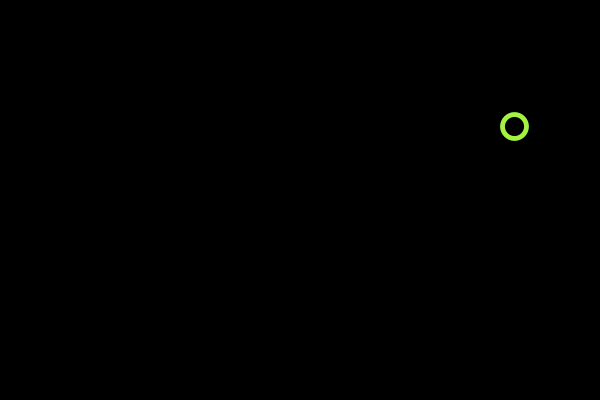
Frame 1 (no input)
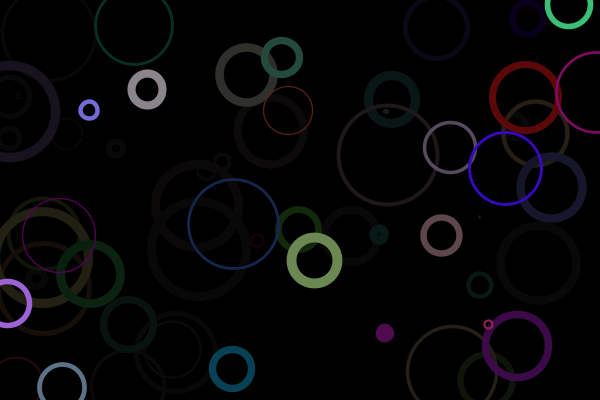
Frame 60 (the mouse pressed at the canvas centre just before this capture)
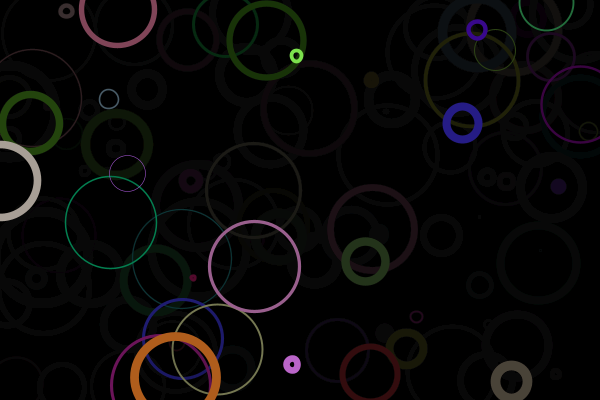
Frame 120 (the mouse held since frame 60 and released just before this capture)

The Processing sketch that drew these frames (run headless with seeded random() and noise(); from frame 60 on, the mouse is pressed at the canvas centre):

// Processing sketch: c_Random_03
// ── c_Random_03.pde
/*
----------------------------------------
PLEASE READ INFO TAB FOR ALL INFORMATION
----------------------------------------
*/

/////////////////////////// GLOBALS ////////////////////////////

//int numCirlces = 0;
/////////////////////////// SETUP ////////////////////////////

void setup() {
  size(600, 400);
  background(0);
  smooth();
  noFill();
}

/////////////////////////// DRAW ////////////////////////////
void draw() {
  fill(0, 15);
  rect(-1, -1, width+1, height+1);

  //Créer des variables aléatoires pour mes valeurs de couleurs
  float rVal = random(255);
  float bVal = random(255);
  float gVal = random(255);

  stroke(rVal, gVal, bVal); // Appeler les variables pour les couleurs

  float dia = random(100); // Générer des valeurs aléatoires pour la diamètre de notre cercle
  float xPos = random(width); 
  float yPos = random(height);

  //Créer des variables aléatoires pour mes valeurs d'épaisseur de trait.
  pushStyle();
  float rStroke = random(0.5, 10);
  strokeWeight(rStroke);  
  ellipse(xPos, yPos, dia, dia);
  popStyle();
  
  /*
  //Structure conditionnelle pour tester si vrai ou faux.
   if (numCirlces >= 25) {
   noLoop();
   }   
   numCirlces++; 
   */
}

/////////////////////////// FUNCTIONS ////////////////////////////


// ── INFO.pde
/*

 DESIGNING PROGRAMS 1.0
 AN INTRODUCTORY COURSE FOR DESIGN STUDENTS
 
 IMPLEMENTED BY THE FREE ART BUREAU 2010/11 
 >>> www.freeartbureau.org
 +++++++++++++++++++++++++++ 
 LES BASES : RANDOMNESS
 SKETCH : RANDOM_03
 PARENT SKETCH : RANDOM_02
 TYPE : STATIQUE
 
 NOTE :

 */
 
 
 /////////////////////////////////////// - END

 
